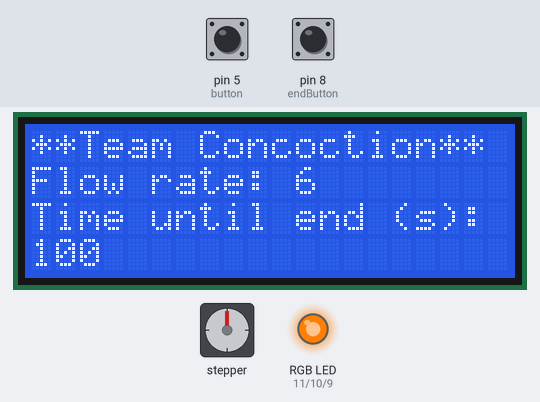
The sketch below on a simulated Arduino Uno, built with avr-gcc and run on an emulated ATmega328P. Shown: 20×4 character LCD, stepper motor, an RGB LED mixed from three pins (HIGH = lit). The test bench sets the inputs (shaded band); at power-on: pin 5 (button) HIGH, pin 8 (endButton) HIGH. Stepper angles assume 200 steps per turn.

Above: at 1.2 s.
1.3 s: pin 5 (button) pulled LOW for 1 s
At 3.2 s:
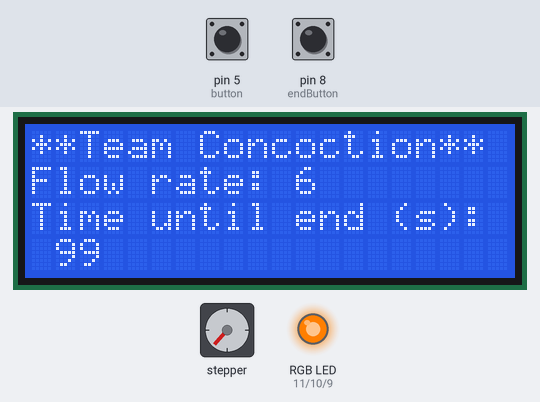
3.8 s: pin 5 (button) pulled LOW for 3.2 s
At 8.2 s:
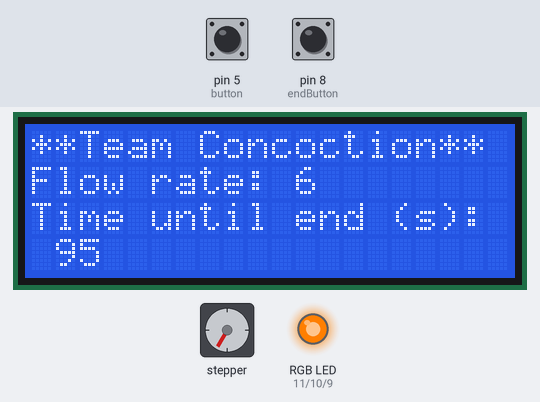
8.5 s: pin 8 (endButton) pulled LOW for 0.15 s
At 8.58 s:
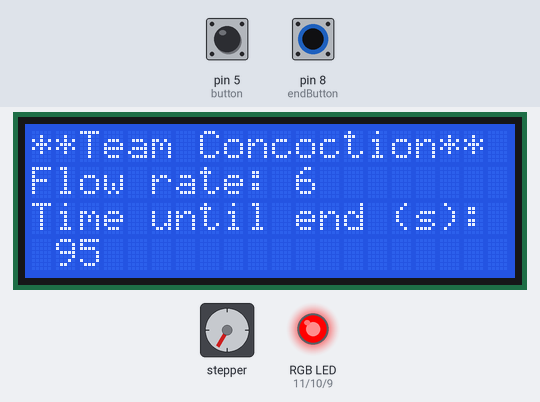
10.1 s: pin 5 (button) pulled LOW for 0.15 s
At 11.2 s:
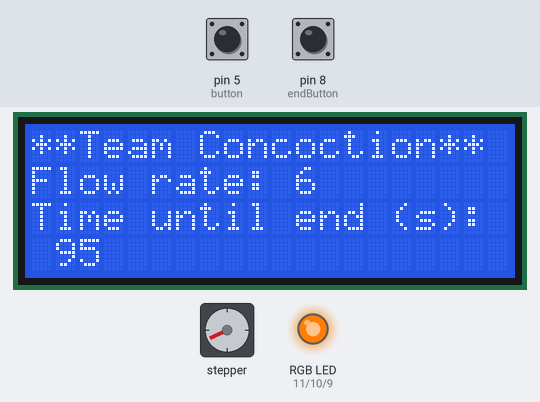
11.7 s: pin 8 (endButton) pulled LOW for 1 s
At 12.5 s:
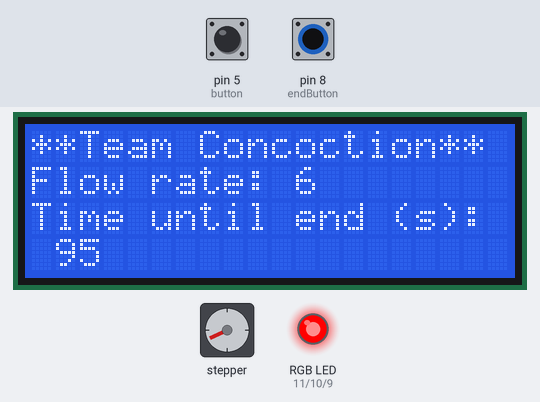
14.2 s: pin 5 (button) pulled LOW for 1 s
At 15.5 s:
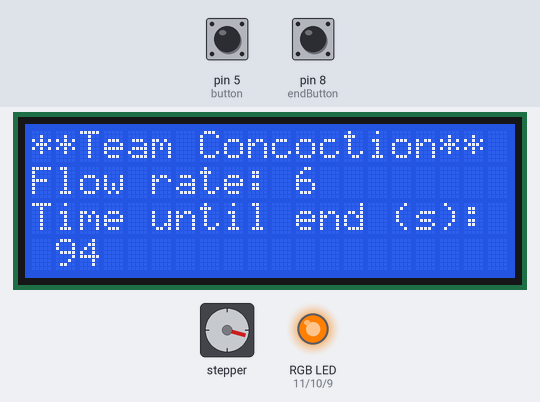
Timing chart, 0 to 17.2 s (numbered marks = the images above; inputs shaded):
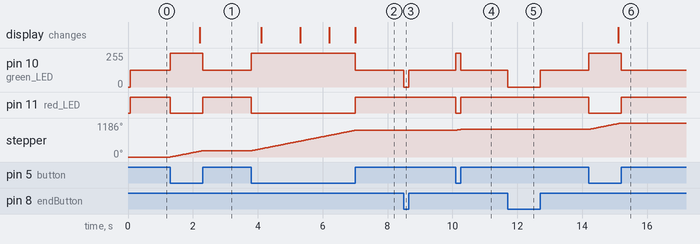

The sketch:

SyringePump.ino
```cpp
// This code is written by Team Concoction, Spring 2023.

#include <AccelStepper.h>
#include <LiquidCrystal.h>
// include the library code

LiquidCrystal lcd(1, 4, 6, 7, 12, 13); // these are the 6 pins being used
float syringeSize = 10.0; // the capacity of the syringe, in mL.

AccelStepper stepper(AccelStepper::DRIVER, 3, 2);
// pin 3 is the step input, pin 2 is the direction input

float flowRate = 6;
// the current flow rate of the pump

int red_LED = 11;
int blue_LED = 9;
int green_LED = 10;
// the pins for the different colors for the LED

int button = 5;
// the pin for the first button

int endButton = 8;
// the button that detects if the pump has reached the end of the cycle

bool isPaused = false;
unsigned long startPause = 0;
unsigned long elapsedPause = 0;
// use an unsigned long to avoid overflow errors for a 32-bit int

void setup() {
  pinMode(red_LED, OUTPUT);
  pinMode(blue_LED, OUTPUT);
  pinMode(green_LED, OUTPUT);
  pinMode(button, INPUT_PULLUP);
  pinMode(endButton, INPUT_PULLUP);
  // enabling these pins as pullup resistors
  stepper.setMaxSpeed(1000);
  stepper.setSpeed(flowRate * 1000 / 60 * 10/3);
  lcd.begin(20, 4);
  // this initiates the LCD to have 20 cols and 4 rows
}

void loop() {
  int timeRemaining = ceil(syringeSize/flowRate * 60 - millis()/1000 + elapsedPause/1000);
  // better to overestimate than underestimate, so use ceil
    timeRemaining = max(timeRemaining, 0);
    // no such thing as negative time
    lcd.setCursor(0,0);
    lcd.print("**Team Concoction**");

    lcd.setCursor(0,1);
    lcd.print("Flow rate:");

    lcd.setCursor(11,1);
    lcd.print((int)flowRate);

    lcd.setCursor(0, 2);
    lcd.print("Time until end (s): ");


    if(!isPaused){
      lcd.setCursor(0,3);
      if(timeRemaining >= 100){
          // do nothing
      }
      else if (timeRemaining >= 10){
        lcd.print(" "); // prevent LCD overflow
      }
      else {
        lcd.print("  "); // prevent LCD overflow
      }
      lcd.print(timeRemaining);
    }
    else {
      int currTime = ceil(syringeSize*60/flowRate- startPause/1000 + elapsedPause/1000);
      lcd.setCursor(0,3);
      if(currTime >= 100){

      }
      else if (currTime >= 10){
        lcd.print(" ");
      }
      else {
        lcd.print("  ");
      }
      lcd.print(max(currTime, 0));
    }

  if(digitalRead(endButton) == LOW){ // you have reached the end
    if(!isPaused){
        isPaused = true;
        startPause = millis();
    }
    analogWrite(green_LED, 0);
    analogWrite(red_LED, 255);
    analogWrite(blue_LED, 0);

  }
  else {
    if(digitalRead(button) == LOW){ // you are not at the end sensor
      if(isPaused){
        isPaused = false;
        elapsedPause += millis() - startPause;
      }
      analogWrite(green_LED, 255);
      analogWrite(red_LED, 0);
      analogWrite(blue_LED, 0);
      stepper.runSpeed(); // you should step now
      }
    else { // pause because you are not at the end yet
      if(!isPaused){
        isPaused = true;
        startPause = millis();
      }
      analogWrite(red_LED, 255);
      analogWrite(green_LED, 127);
      analogWrite(blue_LED, 0);
    }
  }
}
```

Measured:
- after the input at 1.3 s, pin 10 (green_LED): 127/255 → 255/255 at once, → 127/255 1.0 s later; pin 11 (red_LED): HIGH → LOW at once, → HIGH 1.0 s later; stepper: turns 221° clockwise in 1.0 s, starting at once; the display: changes after 0.91 s (image 1)
- after the input at 3.8 s, pin 10 (green_LED): 127/255 → 255/255 at once, → 127/255 3.2 s later; pin 11 (red_LED): HIGH → LOW at once, → HIGH 3.2 s later; stepper: turns 709° clockwise in 3.2 s, starting at once; the display: first changes after 0.31 s (image 2 shows a later state)
- after the input at 8.5 s, pin 10 (green_LED): 127/255 → 0/255 at once, → 127/255 0.15 s later
- after the input at 10.1 s, pin 10 (green_LED): 127/255 → 255/255 at once, → 127/255 0.15 s later; pin 11 (red_LED): HIGH → LOW at once, → HIGH 0.15 s later; stepper: turns 34° clockwise in 0.15 s, starting at once
- after the input at 11.7 s, pin 10 (green_LED): 127/255 → 0/255 at once, → 127/255 1.0 s later
- after the input at 14.2 s, pin 10 (green_LED): 127/255 → 255/255 at once, → 127/255 1.0 s later; pin 11 (red_LED): HIGH → LOW at once, → HIGH 1.0 s later; stepper: turns 222° clockwise in 1.0 s, starting at once; the display: changes after 0.91 s (image 6)
